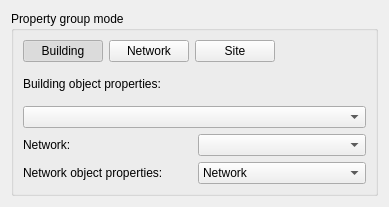
<?xml version="1.0" encoding="UTF-8"?>
<ui version="4.0">
 <class>SVPropModeSelectionWidget</class>
 <widget class="QWidget" name="SVPropModeSelectionWidget">
  <property name="geometry">
   <rect>
    <x>0</x>
    <y>0</y>
    <width>389</width>
    <height>207</height>
   </rect>
  </property>
  <property name="windowTitle">
   <string>Form</string>
  </property>
  <layout class="QVBoxLayout" name="verticalLayout">
   <item>
    <widget class="QGroupBox" name="groupBox">
     <property name="title">
      <string>Property group mode</string>
     </property>
     <layout class="QGridLayout" name="gridLayout_3">
      <item row="0" column="1">
       <widget class="QPushButton" name="pushButtonNetwork">
        <property name="text">
         <string>Network</string>
        </property>
        <property name="checkable">
         <bool>true</bool>
        </property>
        <property name="autoExclusive">
         <bool>true</bool>
        </property>
       </widget>
      </item>
      <item row="0" column="3">
       <spacer name="horizontalSpacer">
        <property name="orientation">
         <enum>Qt::Horizontal</enum>
        </property>
        <property name="sizeHint" stdset="0">
         <size>
          <width>86</width>
          <height>20</height>
         </size>
        </property>
       </spacer>
      </item>
      <item row="0" column="2">
       <widget class="QPushButton" name="pushButtonSite">
        <property name="text">
         <string>Site</string>
        </property>
        <property name="checkable">
         <bool>true</bool>
        </property>
        <property name="autoExclusive">
         <bool>true</bool>
        </property>
       </widget>
      </item>
      <item row="2" column="0" colspan="4">
       <layout class="QGridLayout" name="gridLayout_2">
        <item row="0" column="0">
         <widget class="QLabel" name="labelNetwork">
          <property name="text">
           <string>Network:</string>
          </property>
         </widget>
        </item>
        <item row="0" column="1">
         <widget class="QComboBox" name="comboBoxNetwork"/>
        </item>
        <item row="1" column="0">
         <widget class="QLabel" name="labelNetworkProperties">
          <property name="text">
           <string>Network object properties:</string>
          </property>
         </widget>
        </item>
        <item row="1" column="1">
         <widget class="QComboBox" name="comboBoxNetworkProperties">
          <item>
           <property name="text">
            <string>Network</string>
           </property>
          </item>
          <item>
           <property name="text">
            <string>Node</string>
           </property>
          </item>
          <item>
           <property name="text">
            <string>Element</string>
           </property>
          </item>
         </widget>
        </item>
       </layout>
      </item>
      <item row="0" column="0">
       <widget class="QPushButton" name="pushButtonBuilding">
        <property name="text">
         <string>Building</string>
        </property>
        <property name="checkable">
         <bool>true</bool>
        </property>
        <property name="checked">
         <bool>true</bool>
        </property>
        <property name="autoExclusive">
         <bool>true</bool>
        </property>
        <property name="default">
         <bool>false</bool>
        </property>
       </widget>
      </item>
      <item row="1" column="0" colspan="4">
       <layout class="QGridLayout" name="gridLayout">
        <item row="0" column="0">
         <widget class="QLabel" name="labelBuildingProperties">
          <property name="text">
           <string>Building object properties:</string>
          </property>
         </widget>
        </item>
        <item row="1" column="0">
         <widget class="QComboBox" name="comboBoxBuildingProperties"/>
        </item>
       </layout>
      </item>
     </layout>
    </widget>
   </item>
  </layout>
 </widget>
 <resources/>
 <connections/>
</ui>
